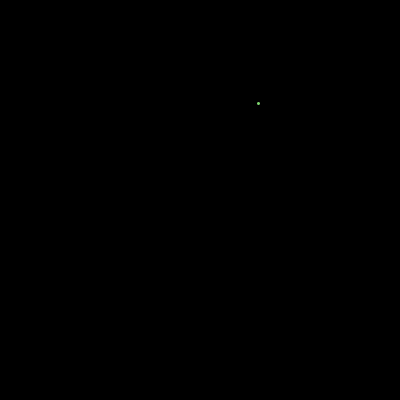
Frame 1 (no input)
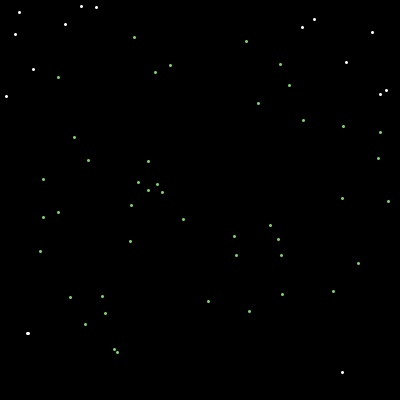
Frame 60 (the mouse pressed at the canvas centre just before this capture)
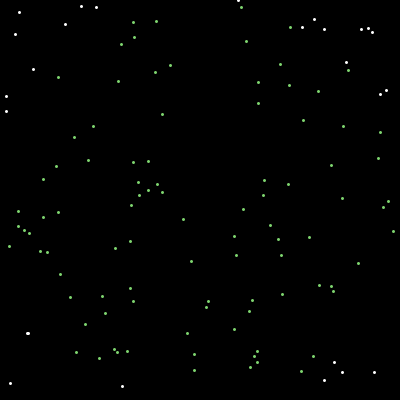
Frame 120 (the mouse held since frame 60 and released just before this capture)

The Processing sketch that drew these frames (run headless with seeded random() and noise(); from frame 60 on, the mouse is pressed at the canvas centre):

// Processing sketch: ValueOfPi
// ── ValueOfPi.pde
int total;
int circle;
float pi;
float raduis;
int s;
void setup()
{
  s = 400;
  size(400,400);
  background(0);
  pi = 0;
  raduis = s/2;
  total = 1;
  circle = 1;
  frameRate(1000);
}

void draw()
{
   stroke(255);
   strokeWeight(3);
   float x = random(s);
   float y = random(s);
   total++;
   if(dist(s/2,s/2,x,y)<raduis)
   {
     circle++;
     stroke(#7ed56f);
   }
   point(x,y);
   pi = 4*((float)circle/(float)total);
   print(pi +"\n");
}
